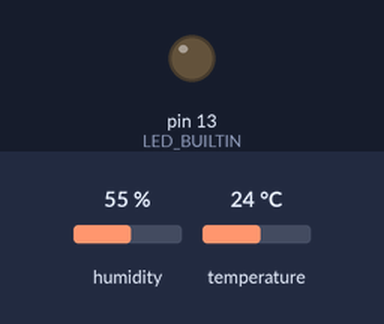
The sketch below on a simulated Arduino Uno, built with avr-gcc and run on an emulated ATmega328P. Parts: output pins drawn as LEDs (lit = HIGH). The inputs (shaded band) are chosen by the test bench; at power-on: humidity 55 %, temperature 24 °C. What the sketch prints to the serial monitor is not drawn.

Above: at 0.1 s.
Timing chart, 0 to 1.6 s (numbered marks = the images above):
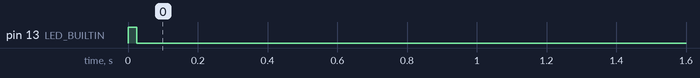

The sketch:

dht11_temperature_humidity.ino
```cpp
// Arduino Language

#include <DHT.h>

#define DHTTYPE DHT11
#define DHTPIN 2
#define ONE_MINUTE 60000

DHT dht(DHTPIN, DHTTYPE);

void setup()
{
  pinMode(LED_BUILTIN, OUTPUT);
  Serial.begin(9600); // Initialize serial communication
  dht.begin();        // Initialize DHT sensor
}

void loop()
{
  digitalWrite(LED_BUILTIN, HIGH);

  float celsius = dht.readTemperature();
  float farenheit = dht.readTemperature(true);
  float humidity = dht.readHumidity();

  if (isnan(farenheit) || isnan(humidity) || isnan(celsius))
  {
    Serial.println("Failed to read from DHT sensor!");
    return;
  }

  send_serial_data(farenheit, celsius, humidity);

  digitalWrite(LED_BUILTIN, LOW);

  delay(ONE_MINUTE * 10);
}

void send_serial_data(float f, float c, float h)
{
  // Send data
  Serial.print("FARENHEIT:");
  Serial.print(f);
  Serial.print(", CELSIUS:");
  Serial.print(c);
  Serial.print(", HUMIDITY:");
  Serial.println(h);
}
```

Measured:
- by itself, pin 13 (LED_BUILTIN): LOW → HIGH at 0.00 s, → LOW 0.02 s later
